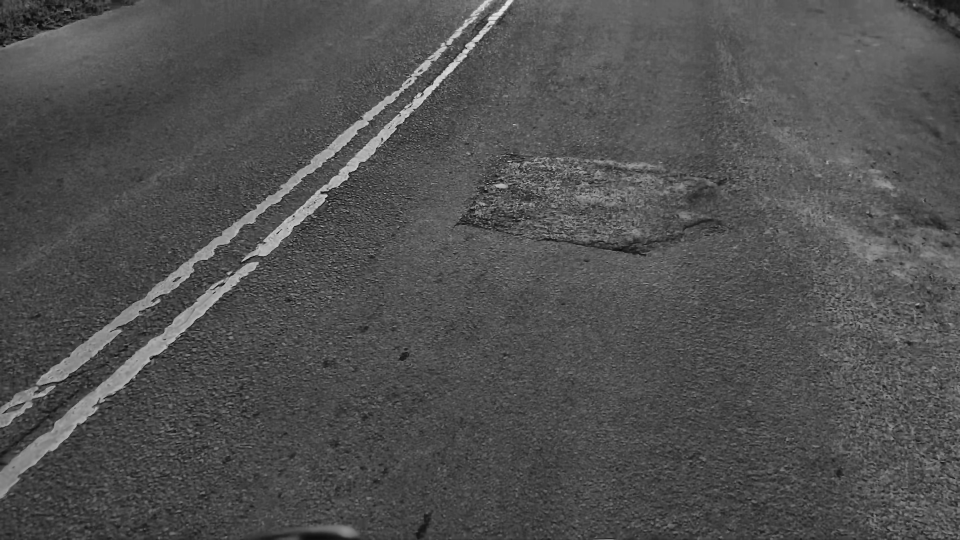
#> input picture Enhacement/Enhanced_frames/frame_00000.jpg, 1920 x 1080 px (shown at 1/2 size); its folder holds only this picture in this run
$ jupyter execute Segmentation_Pipeline.ipynb
#> lines starting #> are read from the running program, lines starting #| are printed output that depends on the picture; after the words box and inside, x2 and y2 are one past the last pixel; in counts of white or black regions, pixels touching at a corner belong together
[cell 1]
import cv2
import os
import glob
import numpy as np

# =====================================================
# FINAL SEGMENTATION PIPELINE
# Pothole             = Red
# Alligator Cracking  = Green
# Center Line Removal = Yellow
# No text labels
# =====================================================

project_dir = r"D:\Downloads\IP_Project"

enhancement_dir = os.path.join(project_dir, "Enhacement")
segmentation_dir = os.path.join(project_dir, "Segmentation")

input_dir = os.path.join(enhancement_dir, "Enhanced_frames")

roi_dir = os.path.join(segmentation_dir, "ROI_masks")
lane_dir = os.path.join(segmentation_dir, "Lane_masks")
dark_dir = os.path.join(segmentation_dir, "Dark_damage_masks")
pothole_dir = os.path.join(segmentation_dir, "Pothole_masks")
alligator_dir = os.path.join(segmentation_dir, "Alligator_masks")
combined_dir = os.path.join(segmentation_dir, "Combined_masks")
seg_dir = os.path.join(segmentation_dir, "Final_segmented_frames")
comparison_dir = os.path.join(segmentation_dir, "Comparison_results")
report_dir = os.path.join(segmentation_dir, "Report_figures")

folders = [
    roi_dir,
    lane_dir,
    dark_dir,
    pothole_dir,
    alligator_dir,
    combined_dir,
    seg_dir,
    comparison_dir,
    report_dir
]

for folder in folders:
    os.makedirs(folder, exist_ok=True)

frames = sorted(glob.glob(os.path.join(input_dir, "*.jpg")))

print("Total enhanced frames found:", len(frames))

if len(frames) == 0:
    print("No frames found. Check Enhanced_frames folder path.")
    exit()

for frame_index, path in enumerate(frames, start=1):

    img = cv2.imread(path)
#> img is the input picture: shape (1080, 1920, 3); min 6, max 231, mean 80.7

    if img is None:
        print("Skipped:", path)
        continue

    file_name = os.path.basename(path)
    output = img.copy()

    gray = cv2.cvtColor(img, cv2.COLOR_BGR2GRAY)
    h, w = gray.shape


    # ----------1.ROI MASK--------------
    roi_mask = np.zeros_like(gray)

    roi_points = np.array([[
        (int(w * 0.05), int(h * 1.00)),
        (int(w * 0.08), int(h * 0.45)),
        (int(w * 0.30), int(h * 0.25)),
        (int(w * 0.70), int(h * 0.25)),
        (int(w * 0.92), int(h * 0.45)),
        (int(w * 0.95), int(h * 1.00))
    ]], dtype=np.int32)

    cv2.fillPoly(roi_mask, roi_points, 255)
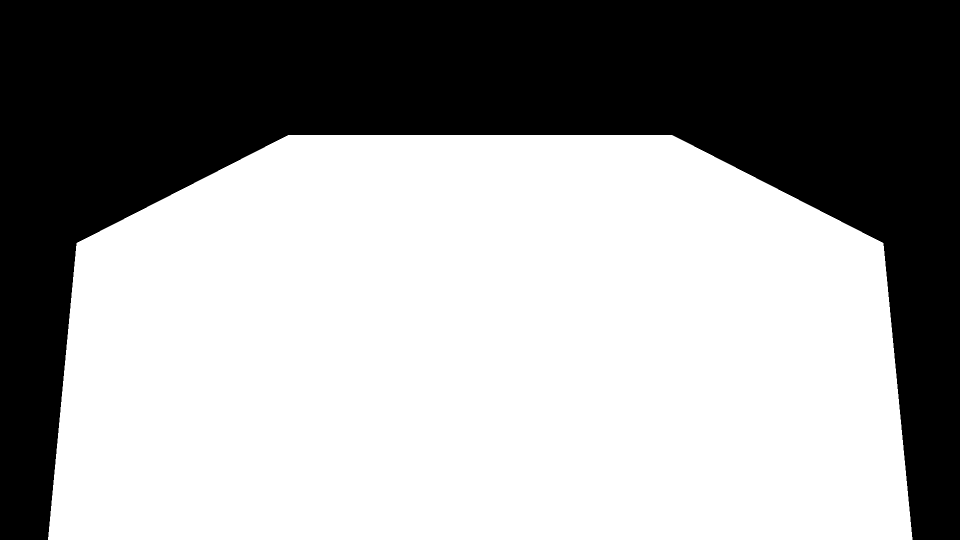
#> roi_mask: shape (1080, 1920) (shown at 1/2 size); 60.3% white; 1 black region, box (x1, y1, x2, y2) and area: (0, 0, 1920, 1080) 823581

    # ------2. BLUR IMAGE-----------------------
    blur = cv2.GaussianBlur(gray, (5, 5), 0)

    # ----------3. CENTER LINE REMOVAL MASK - YELLOW ---------------
    center_line_area = np.zeros_like(gray)

    # middle road area only
    center_line_area[:, int(w * 0.38):int(w * 0.62)] = 255
    center_line_area = cv2.bitwise_and(center_line_area, roi_mask)

    # lower threshold helps detect faded/removed line parts
    _, lane_mask = cv2.threshold(
        blur,
        120,
        255,
        cv2.THRESH_BINARY
    )
#> lane_mask: shape (1080, 1920); 3.5% white; 666 white regions (540 under 20 px), largest, box (x1, y1, x2, y2) and area: (73, 0, 989, 770) 22518, (0, 524, 518, 996) 20011, (483, 0, 1028, 523) 13065

    lane_mask = cv2.bitwise_and(lane_mask, center_line_area)
#> lane_mask: shape (1080, 1920); 0.22% white; 208 white regions (165 under 20 px), largest, box (x1, y1, x2, y2) and area: (729, 270, 781, 323) 1170, (1150, 385, 1190, 406) 400, (983, 366, 1016, 377) 211

    lane_kernel = np.ones((9, 9), np.uint8)
    lane_mask = cv2.morphologyEx(lane_mask, cv2.MORPH_CLOSE, lane_kernel)
#> lane_mask: shape (1080, 1920); 0.41% white; 73 white regions (54 under 20 px), largest, box (x1, y1, x2, y2) and area: (1015, 315, 1173, 381) 2614, (729, 270, 781, 323) 1192, (1146, 357, 1190, 410) 1111
    lane_mask = cv2.morphologyEx(lane_mask, cv2.MORPH_OPEN, lane_kernel)
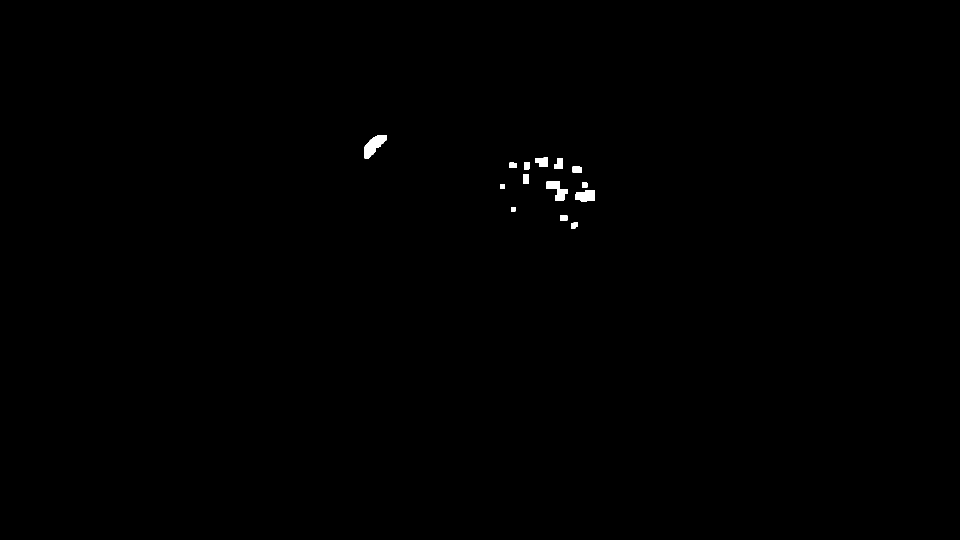
#> lane_mask: shape (1080, 1920) (shown at 1/2 size); 0.23% white; 15 white regions, largest, box (x1, y1, x2, y2) and area: (729, 270, 774, 317) 1127, (1150, 380, 1190, 404) 765, (1110, 379, 1136, 401) 434

    # =====================================================
    # 4. DARK DAMAGE MASK
    # For potholes and alligator cracks
    # =====================================================
    dark_mask = cv2.adaptiveThreshold(
        blur,
        255,
        cv2.ADAPTIVE_THRESH_GAUSSIAN_C,
        cv2.THRESH_BINARY_INV,
        41,
        8
    )
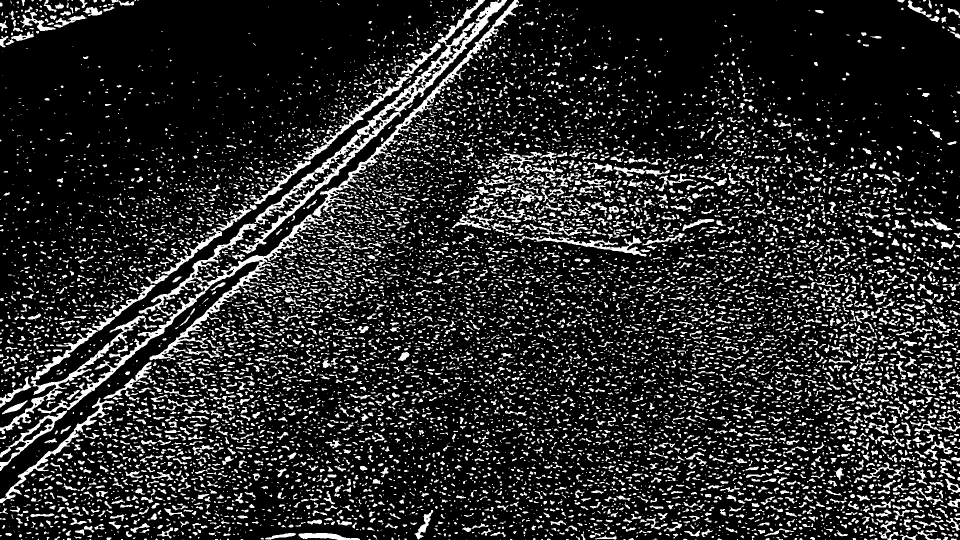
#> dark_mask: shape (1080, 1920) (shown at 1/2 size); 16.3% white; 10848 white regions (6623 under 20 px), largest, box (x1, y1, x2, y2) and area: (75, 429, 674, 827) 14945, (479, 0, 1014, 508) 14338, (624, 0, 1038, 437) 6792

    dark_mask = cv2.bitwise_and(dark_mask, roi_mask)
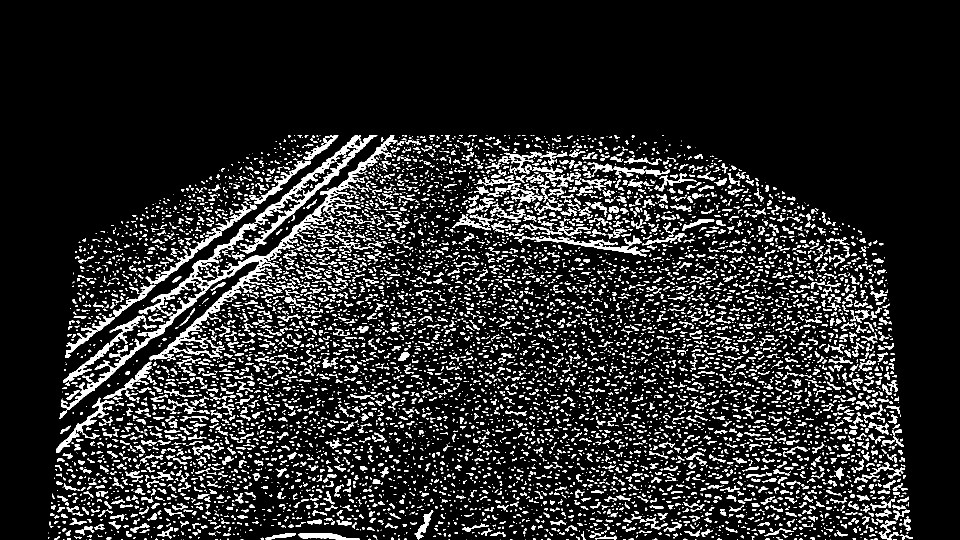
#> dark_mask: shape (1080, 1920) (shown at 1/2 size); 12.3% white; 8349 white regions (4981 under 20 px), largest, box (x1, y1, x2, y2) and area: (122, 429, 674, 820) 14678, (479, 270, 755, 508) 6063, (624, 270, 795, 437) 2877


    small_kernel = np.ones((3, 3), np.uint8)
    dark_mask = cv2.morphologyEx(dark_mask, cv2.MORPH_OPEN, small_kernel)
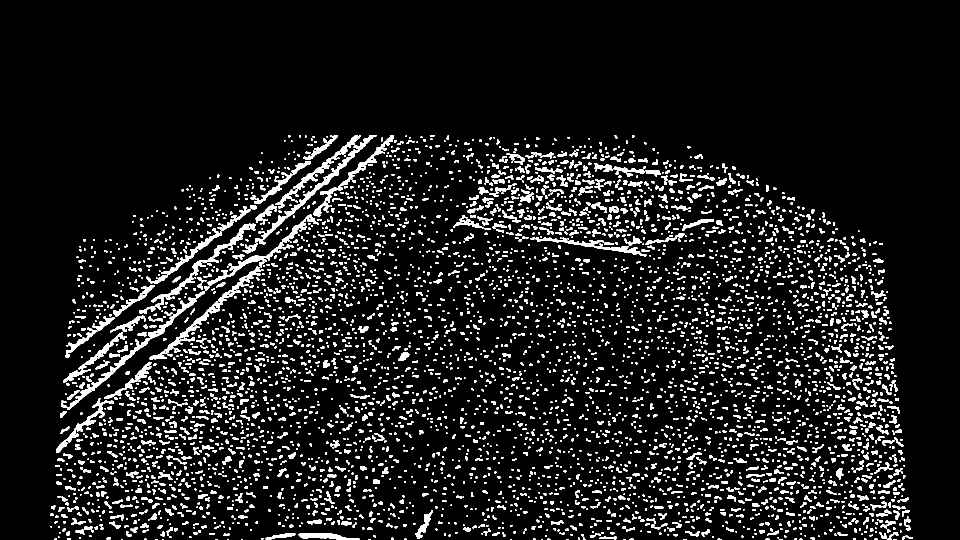
#> dark_mask: shape (1080, 1920) (shown at 1/2 size); 8.7% white; 5216 white regions (2532 under 20 px)


    # --------5. POTHOLE MASK - RED---------

    pothole_mask = np.zeros_like(gray)

    contours, _ = cv2.findContours(
        dark_mask,
        cv2.RETR_EXTERNAL,
        cv2.CHAIN_APPROX_SIMPLE
    )
#> contours = 5216 contours, 3578 with area under 20; largest, box (x1, y1, x2, y2) and area: (510, 270, 753, 489) 3732, (122, 583, 410, 820) 2842, (299, 533, 527, 720) 2527, (278, 447, 512, 628) 2278, (415, 429, 638, 572) 2035

    for cnt in contours:

        area = cv2.contourArea(cnt)

        if area < 700:
            continue

        perimeter = cv2.arcLength(cnt, True)

        if perimeter == 0:
            continue

        x, y, cw, ch = cv2.boundingRect(cnt)
        aspect_ratio = cw / float(ch)
        circularity = (4 * np.pi * area) / (perimeter * perimeter)

        # pothole = dark round / blob area
        if 0.4 < aspect_ratio < 2.8 and circularity > 0.12:
            cv2.drawContours(pothole_mask, [cnt], -1, 255, -1)
#> this loop made 5216 passes
#> area on passes 34, 35, 38: 29, 30.5, 94
#> pothole_mask: shape (1080, 1920); every value is 0


    #------- 6. ALLIGATOR CRACK MASK - GREEN ---------

    alligator_mask = cv2.subtract(dark_mask, pothole_mask)

    crack_kernel = np.ones((3, 3), np.uint8)
    alligator_mask = cv2.morphologyEx(
        alligator_mask,
        cv2.MORPH_CLOSE,
        crack_kernel
    )
#> alligator_mask: shape (1080, 1920); 8.9% white; 4623 white regions (2120 under 20 px)

    #------- 7. DRAW POTHOLES - RED------------

    pothole_contours, _ = cv2.findContours(
        pothole_mask,
        cv2.RETR_EXTERNAL,
        cv2.CHAIN_APPROX_SIMPLE
    )
#> pothole_contours = []

    for cnt in pothole_contours:

        area = cv2.contourArea(cnt)

        if area < 700:
            continue

        mask_temp = np.zeros_like(gray)
        cv2.drawContours(mask_temp, [cnt], -1, 255, -1)

        ys, xs = np.where(mask_temp == 255)

        for i in range(0, len(xs), 10):
            cv2.circle(output, (xs[i], ys[i]), 2, (0, 0, 255), -1)
#> this loop made 0 passes

    # ------8. DRAW ALLIGATOR CRACKS - GREEN LINES-------

    alligator_contours, _ = cv2.findContours(
        alligator_mask,
        cv2.RETR_EXTERNAL,
        cv2.CHAIN_APPROX_SIMPLE
    )
#> alligator_contours = 4620 contours, 3031 with area under 20; largest, box (x1, y1, x2, y2) and area: (481, 270, 753, 507) 7729, (299, 429, 638, 720) 5278, (292, 270, 675, 568) 3676, (122, 583, 410, 820) 2960, (278, 447, 512, 628) 2637

    for cnt in alligator_contours:

        area = cv2.contourArea(cnt)

        if area < 80:
            continue

        x, y, cw, ch = cv2.boundingRect(cnt)

        if cw > 12 and ch > 12:
            cv2.drawContours(output, [cnt], -1, (0, 255, 0), 2)
#> this loop made 4620 passes
#> (area, x, y, cw, ch) on passes 36, 63, 64: (97, 1199, 1073, 34, 7), (878, 597, 1066, 123, 14), (292.5, 531, 1066, 60, 14)
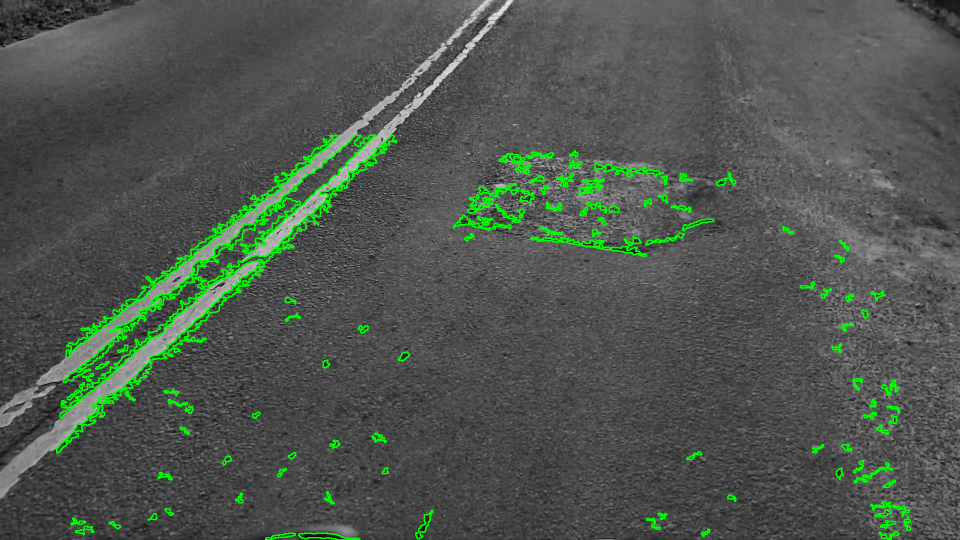
#> output: shape (1080, 1920, 3) (shown at 1/2 size); 3.06% of pixels changed, all inside (x1, y1, x2, y2) = (112, 269, 1823, 1080)


    # 9.------- DRAW CENTER LINE REMOVAL - YELLOW.-------

    lane_contours, _ = cv2.findContours(
        lane_mask,
        cv2.RETR_EXTERNAL,
        cv2.CHAIN_APPROX_SIMPLE
    )
#> lane_contours = 15 contours; largest, box (x1, y1, x2, y2) and area: (729, 270, 774, 317) 1058, (1150, 380, 1190, 404) 706, (1110, 379, 1136, 401) 389, (1070, 315, 1096, 334) 367, (1093, 362, 1119, 378) 364

    for cnt in lane_contours:

        area = cv2.contourArea(cnt)

        if area < 200:
            continue

        x, y, cw, ch = cv2.boundingRect(cnt)
        aspect_ratio = max(cw, ch) / max(1, min(cw, ch))

        if aspect_ratio > 1.2:
            cv2.drawContours(output, [cnt], -1, (0, 255, 255), 2)
#> this loop made 15 passes
#> (area, x, y, cw, ch, aspect_ratio) on passes 4, 5, 8, 10, 13, 14, 15: (705.5, 1150, 380, 40, 24, 1.67), (389, 1110, 379, 26, 22, 1.18), (363.5, 1093, 362, 26, 16, 1.62), (220, 1145, 332, 19, 14, 1.36), (256, 1108, 316, 18, 21, 1.17), (367, 1070, 315, 26, 19, 1.37), (1058, 729, 270, 45, 47, 1.04)
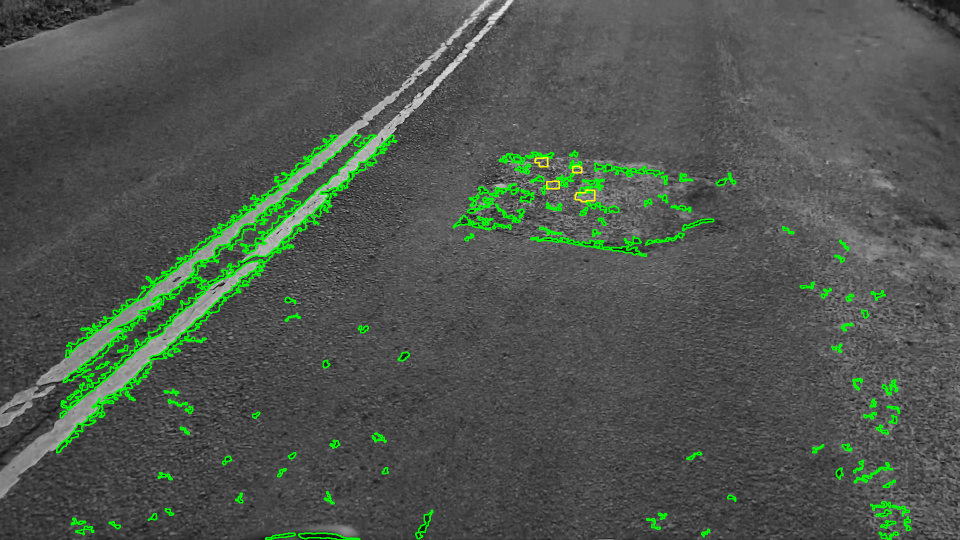
#> output: shape (1080, 1920, 3) (shown at 1/2 size); 0.05% of pixels changed, all inside (x1, y1, x2, y2) = (1069, 314, 1191, 405)


    # .-------10. SAVE OUTPUTS.-------
    combined_mask = cv2.bitwise_or(pothole_mask, alligator_mask)
    combined_mask = cv2.bitwise_or(combined_mask, lane_mask)
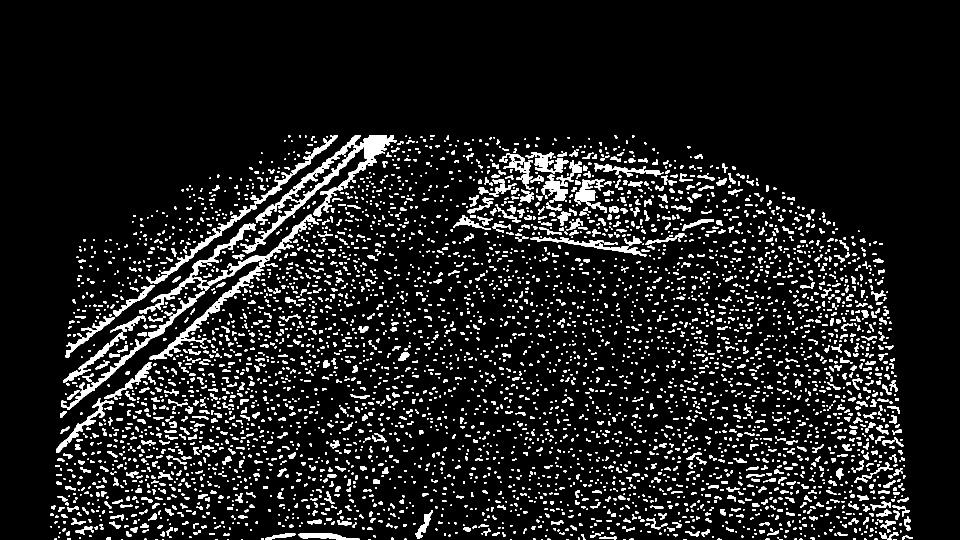
#> combined_mask: shape (1080, 1920) (shown at 1/2 size); 9.1% white; 4596 white regions (2110 under 20 px), largest, box (x1, y1, x2, y2) and area: (481, 270, 794, 507) 9384, (299, 429, 638, 720) 6008, (292, 270, 675, 568) 4366

    cv2.imwrite(os.path.join(roi_dir, "roi_" + file_name), roi_mask)
    cv2.imwrite(os.path.join(lane_dir, "lane_" + file_name), lane_mask)
    cv2.imwrite(os.path.join(dark_dir, "dark_" + file_name), dark_mask)
    cv2.imwrite(os.path.join(pothole_dir, "pothole_" + file_name), pothole_mask)
    cv2.imwrite(os.path.join(alligator_dir, "alligator_" + file_name), alligator_mask)
    cv2.imwrite(os.path.join(combined_dir, "combined_" + file_name), combined_mask)
    cv2.imwrite(os.path.join(seg_dir, "seg_" + file_name), output)

    gray_bgr = cv2.cvtColor(gray, cv2.COLOR_GRAY2BGR)
    dark_bgr = cv2.cvtColor(dark_mask, cv2.COLOR_GRAY2BGR)
#> dark_bgr: shape (1080, 1920, 3); 8.7% white; 5216 white regions (2532 under 20 px), largest, box (x1, y1, x2, y2) and area: (510, 270, 753, 489) 4357, (122, 583, 410, 820) 3289, (299, 533, 527, 720) 2921
    combined_bgr = cv2.cvtColor(combined_mask, cv2.COLOR_GRAY2BGR)

    comparison = np.hstack([
        gray_bgr,
        dark_bgr,
        combined_bgr,
        output
    ])
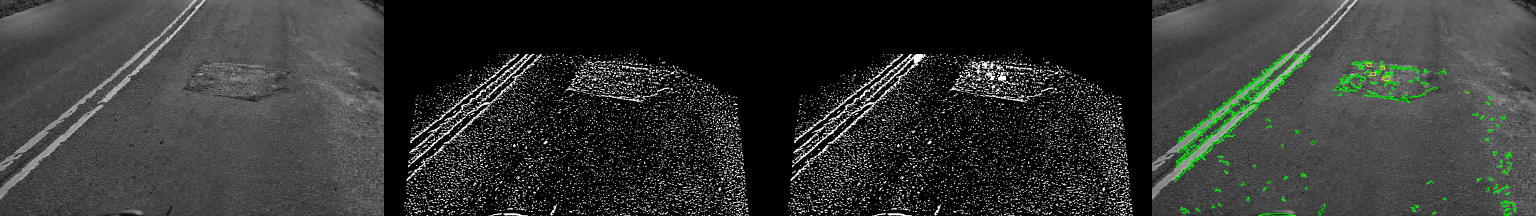
#> comparison: shape (1080, 7680, 3) (shown at 1/5 size); mean B, G, R 51.2, 53.1, 51.2

    cv2.imwrite(os.path.join(comparison_dir, "compare_" + file_name), comparison)

    if frame_index % 20 == 0:
        cv2.imwrite(os.path.join(report_dir, "report_seg_" + file_name), output)
        cv2.imwrite(os.path.join(report_dir, "report_mask_" + file_name), combined_mask)
        cv2.imwrite(os.path.join(report_dir, "report_compare_" + file_name), comparison)

print("Segmentation completed successfully.")
print("ROI masks saved in:", roi_dir)
print("Lane masks saved in:", lane_dir)
print("Dark damage masks saved in:", dark_dir)
print("Pothole masks saved in:", pothole_dir)
print("Alligator masks saved in:", alligator_dir)
print("Combined masks saved in:", combined_dir)
print("Segmented frames saved in:", seg_dir)
print("Comparison results saved in:", comparison_dir)
print("Report figures saved in:", report_dir)
